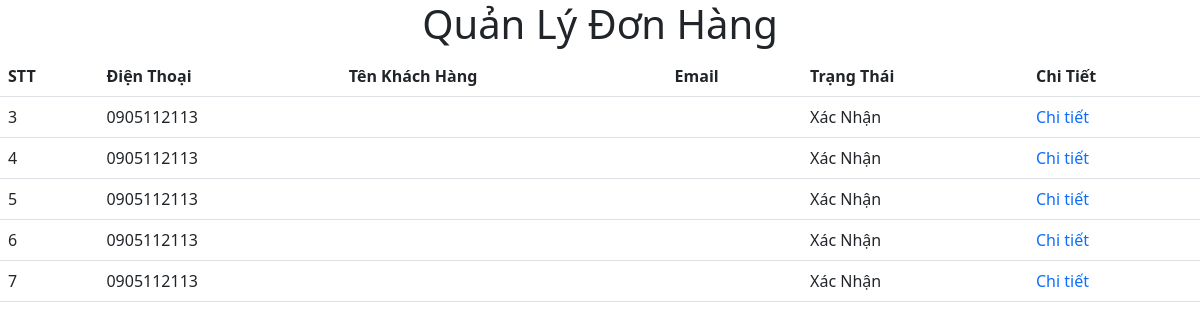
/BanHangK21/quanlydonhang.php, run on the app's committed database.
### tables this page shows
CREATE TABLE `hoadonban` (
  `IDHoaDon` int(12) NOT NULL,
  `SoDienThoai` char(12) NOT NULL,
  `NgayBan` date NOT NULL,
  `NoiDung` varchar(50) NOT NULL,
  `PhuongThuc` varchar(50) NOT NULL,
  `TrangThai` varchar(50) NOT NULL
);

### BanHangK21/quanlydonhang.php (the view, shortened to what this page needs)
<?php
include './connect.php';
?>
<!DOCTYPE html>
<html lang="en">
<head>
    <link rel="stylesheet" href="index.css">
    <link href="https://cdn.jsdelivr.net/npm/bootstrap@5.3.0-alpha1/dist/css/bootstrap.min.css" rel="stylesheet">
</head>
<body>
    <h1 style="text-align:center">Quản Lý Đơn Hàng</h1>
    <form method="post" enctype="multipath/from_data">
        <table class="table table-boder" cellpadding="2" cellspacing="2" style="margin:auto">
            <tr>
                <th>STT</th>
                <th>Điện Thoại</th>
                <th>Tên Khách Hàng</th>
                <th>Email</th>
                <th>Trạng Thái</th>
                <th>Chi Tiết</th>
            </tr>
            <?php
            $sql = "SELECT * FROM hoadonban";
            $kq = mysqli_query($con, $sql);
            if (mysqli_num_rows($kq) > 0) {
                while ($row = mysqli_fetch_array($kq)) {
            ?>
                    <tr>
                        <td><?php echo $row['IDHoaDon'] ?></td>
                        <td><?php echo $row['SoDienThoai'] ?></td>
                        <td><?php echo $row['TenKhachHang'] ?></td>
                        <td><?php echo $row['Email'] ?></td>
                        <td>Xác Nhận</td>
                        <td><a href="./index.php?admin=ctdh&idkh=<?php echo $row['IDKH']; ?>" style="text-decoration: none;">Chi tiết</a></td>
                    </tr>
            <?php
                }
            }
            ?>
        </table>
    </form>
</body>
</html>

### data on the page
hoadonban: IDHoaDon "3", SoDienThoai "0905112113"
hoadonban: IDHoaDon "4", SoDienThoai "0905112113"
hoadonban: IDHoaDon "5", SoDienThoai "0905112113"
hoadonban: IDHoaDon "6", SoDienThoai "0905112113"
hoadonban: IDHoaDon "7", SoDienThoai "0905112113"
